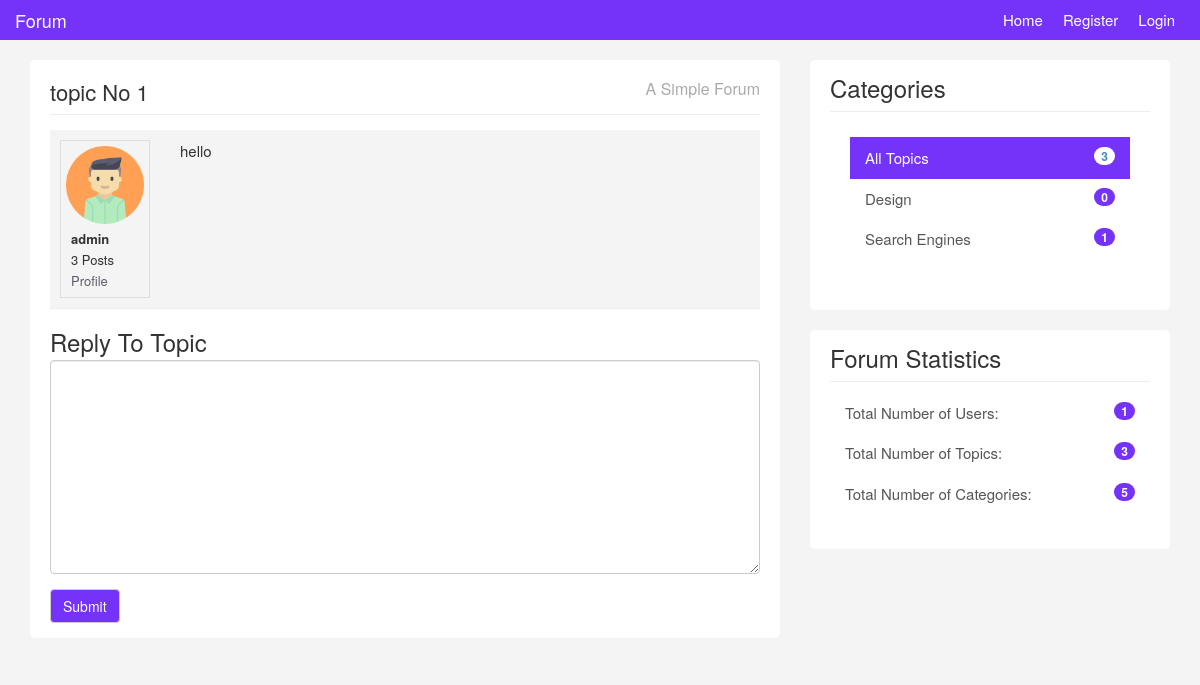
/topics/topic.php?id=15, run on the app's committed database.
### tables this page shows
CREATE TABLE `topics` (
  `id` int(5) NOT NULL,
  `title` varchar(200) NOT NULL,
  `category` varchar(200) NOT NULL,
  `body` text NOT NULL,
  `user_name` varchar(200) NOT NULL,
  `user_image` varchar(200) NOT NULL,
  `created_at` timestamp NOT NULL DEFAULT current_timestamp()
);

CREATE TABLE `categories` (
  `id` int(5) NOT NULL,
  `name` varchar(200) NOT NULL,
  `created_at` timestamp NOT NULL DEFAULT current_timestamp()
);

### topics/topic.php (the view, shortened to what this page needs)
<?php include '../includes/header.php'; ?>
<?php include '../config/config.php'; ?>
<?php
if(isset($_GET['id'])){
  $id = $_GET['id'];
  $topic = $conn->query("SELECT * FROM topics WHERE id = '$id'");
  $topic->execute();
  $singleTopic = $topic->fetch(PDO::FETCH_OBJ);
$topicCount = $conn->query("SELECT COUNT(*) AS count_topics FROM topics WHERE user_name = '$singleTopic->user_name'");
$topicCount->execute();
$count = $topicCount->fetch(PDO::FETCH_OBJ);
}else{
	header('Location: '.APPURL.'/404.php');
}
?>
    <div class="container">
		<div class="row">
			<div class="col-md-8">
				<div class="main-col">
					<div class="block">
						<h1 class="pull-left"><?php echo $singleTopic->title; ?></h1>
						<h4 class="pull-right">A Simple Forum</h4>
						<div class="clearfix"></div>
						<hr>
						<ul id="topics">
					<li id="main-topic" class="topic topic">
						<div class="row">
							<div class="col-md-2">
								<div class="user-info">
									<img class="avatar pull-left" src="../img/gravatar.png" />
									<ul>
										<li><strong><?php echo $singleTopic->user_name; ?></strong></li>
										<li><?php echo $count->count_topics;  ?> Posts</li>
										<li><a href="<?php echo APPURL;?>/users/profile.php?name=<?php echo $singleTopic->user_name; ?>">Profile</a>
									</ul>
								</div>
							</div>
							<div class="col-md-10">
								<div class="topic-content pull-right">
									<p><?php echo $singleTopic->body; ?></p>
								</div>
							</div>
						</div>
					</li>
				</ul>
				<h3>Reply To Topic</h3>
				<form role="form" method="POST" action="topic.php?id=<?php echo $id; ?>">
  					<div class="form-group">
						<textarea id="reply" rows="10" cols="80" class="form-control" name="reply"></textarea>
  					</div>
 					 <button type="submit" name="submit" class="color btn btn-default">Submit</button>
				</form>
					</div>
				</div>
			</div>
			<?php include '../includes/footer.php'; ?>

### includes/footer.php (shortened to what this page needs)
<?php
$topics = $conn->query("SELECT COUNT(*) AS all_topics FROM topics");
$topics->execute();
$allTopics = $topics->fetch(PDO::FETCH_OBJ);
$categories = $conn->query("SELECT categories.id AS id , categories.name AS name,
COUNT(topics.category) AS count_category FROM categories LEFT JOIN topics ON
categories.name = topics.category GROUP BY(topics.category);");
$categories->execute();
$allCategories = $categories->fetchAll(PDO::FETCH_OBJ);
$users = $conn->query("SELECT COUNT(*) AS count_users FROM users");
$users->execute();
$allUsers = $users->fetch(PDO::FETCH_OBJ);
$topics = $conn->query("SELECT COUNT(*) AS count_topics FROM topics");
$topics->execute();
$allTopics_count = $topics->fetch(PDO::FETCH_OBJ);
$categories_count = $conn->query("SELECT COUNT(*) AS categories_count FROM categories");
$categories_count->execute();
$allCategories_count = $categories_count->fetch(PDO::FETCH_OBJ);
?>
<div class="col-md-4">
	<div class="sidebar">
		<div class="block">
			<h3>Categories</h3>
			<div class="list-group block ">
				<a href="#" class="list-group-item active">All Topics <span class="badge pull-right"><?php echo $allTopics->all_topics;   ?></span></a>
				<?php foreach ($allCategories as $category) : ?>
					<a href="<?php echo APPURL; ?>/categories/show.php?name=<?php echo $category->name; ?>" class="list-group-item"><?php echo $category->name;  ?><span class="color badge pull-right"><?php echo $category->count_category ?></span></a>
				<?php endforeach; ?>
			</div>
		</div>
		<div class="block" style="margin-top: 20px;">
			<h3 class="margin-top: 40px">Forum Statistics</h3>
			<div class="list-group">
				<a href="#" class="list-group-item">Total Number of Users:<span class="color badge pull-right"><?php echo $allUsers->count_users;   ?></span></a>
				<a href="#" class="list-group-item">Total Number of Topics:<span class="color badge pull-right"><?php echo $allTopics_count->count_topics;   ?></span></a>
				<a href="#" class="list-group-item">Total Number of Categories: <span class="color badge pull-right"><?php echo $allCategories_count->categories_count;   ?></span></a>
			</div>
		</div>
	</div>
</div>
</body>
</html>

### css/custom.css (style rules this page uses)
body { padding-top: 60px; background:#f4f4f4; font-size:15px; }
a { color:#5c5b69; }
ul { padding:0; margin:0; list-style:none; }
hr { margin:10px 0 15px 0; }
h3 { margin-bottom:5px; }
.block { background:#fff; border-radius:5px; padding: 15px 20px; margin-bottom:20px; }
.main-col { overflow:auto; }
.main-col h1 { font-size:22px; margin:5px 0 0 0; padding:0; }
.main-col h4 { font-size:16px; margin:5px 0 0 0; padding:0; color:#aaa; }
.sidebar .block h3 { margin:0 0 10px 0; padding-bottom:10px; border-bottom:#eee solid 1px; }
.topic { border-bottom:#eee solid 1px; margin-bottom:10px; padding:10px; }
.topic-content { width:100%; }
img.avatar { width:100%; }
a.list-group-item.active, a.list-group-item.active:hover, a.list-group-item.active:focus { background:rgb(117, 50, 249); border-radius:0; }
.list-group-item { border:0 }
#main-topic { background:#f4f4f4; padding:10px; }
.user-info { border:#ddd solid 1px; padding:5px; overflow:hidden; font-size:13px; }
.user-info img { display:block; margin-bottom:5px; }
.user-info ul { list-style:none; margin:10px 0 0 5px; }
.user-info li { line-height:1.6em; }
.color { background-color: rgb(117, 50, 249); color: white; }

### data on the page
topics: title "topic No 1", user_name "admin", body "hello"
categories: name "Design", count_category "0"
categories: name "Search Engines", count_category "1"

### other printed values
$count->count_topics "3"
$allTopics->all_topics "3"
$allUsers->count_users "1"
$allTopics_count->count_topics "3"
$allCategories_count->categories_count "5"
